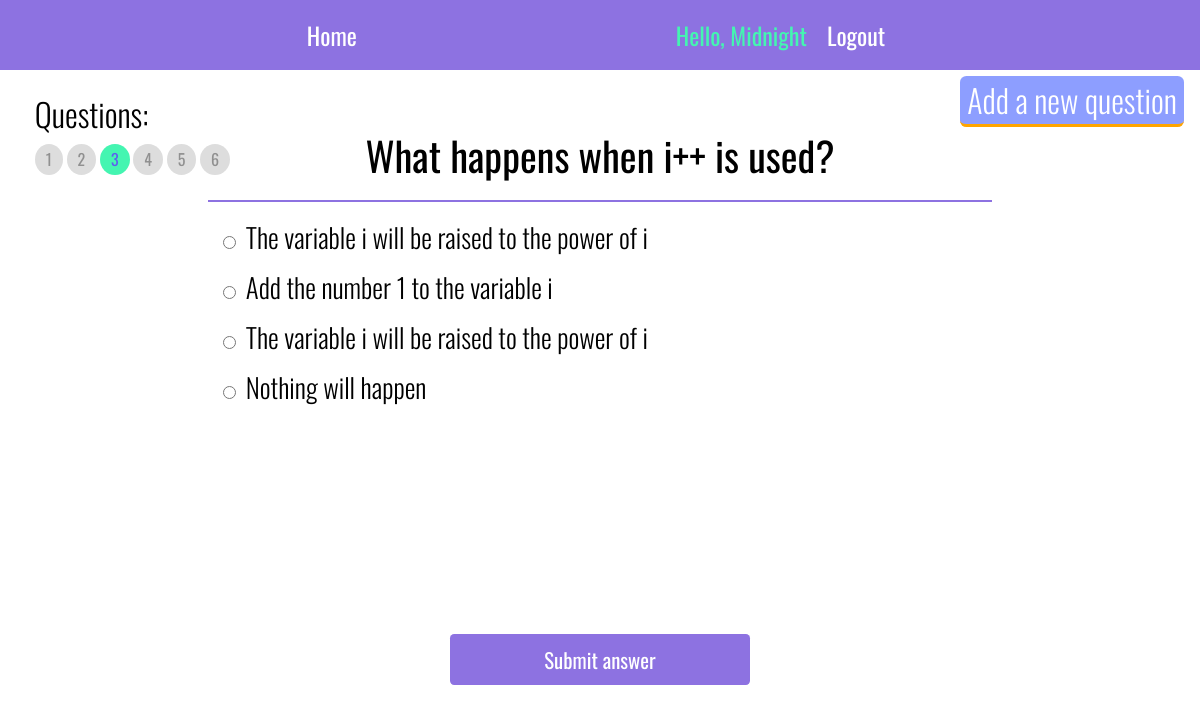
/questions/1/?page=3 (signed in), run on an earlier commit of the app's database.
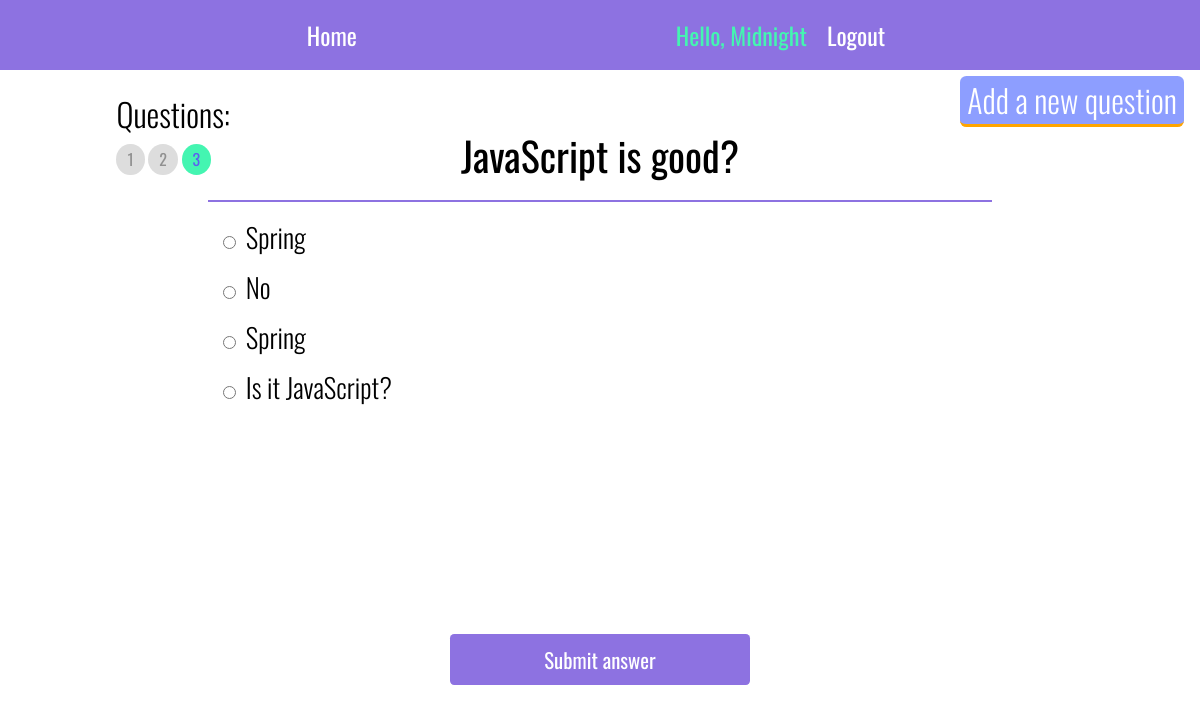
And on a later commit of the database.
### questions/models.py (models this page shows, shortened)
class Question(models.Model):
    question = models.CharField(max_length=250, null=True)
    group = models.ForeignKey(GroupQuestion, on_delete=models.CASCADE, null=True)
    answer = models.CharField(max_length=250, null=True)
    option1 = models.CharField(max_length=250, null=True)
    option2 = models.CharField(max_length=250, null=True)
    option3 = models.CharField(max_length=250, null=True)
    option4 = models.CharField(max_length=250, null=True)

### questions/views.py (the view, shortened to what this page needs)
# urls.py: path('questions/<int:pk>/', QuestionsView.as_view(), name='questions'),
class QuestionsView(LoginRequiredMixin, ListView):
    model = Question
    template_name = 'question_page.html'
    context_object_name = 'questions'
    login_url = 'users:login'
    paginate_by = 1
    def get_queryset(self, *args, **kwargs):
        pk = self.kwargs['pk']
        return Question.objects.filter(group__pk=pk)

### templates/question_page.html (shortened to what this page needs)
{% extends 'base.html' %}
{% block content %}
    <div class="question__list">
        {% if request.user.is_staff %}
            <a class="staff__groups" href="{% url 'add-question' %}" class="staff__link">Add a new question</a>
        {% endif %}
        {% include 'include/pagination.html' %}
        <form action="" method="POST" class="question__form">
            {% for question in questions %}
                <div class="question">
                    <div class="question__title">{{ question.question }}</div>
                    <div class="question__options">
                        <div class="form__check">
                            <input type="radio" class="question__option" value="option1" id="radio1">
                            <label for="radio1" class="form__label">
                                {{ question.option3 }}
                            </label>
                        </div>
                        <div class="form__check">
                            <input type="radio" class="question__option" value="option2" id="radio2">
                            <label for="radio2" class="form__label">
                                {{ question.option2 }}
                            </label>
                        </div>
                        <div class="form__check">
                            <input type="radio" class="question__option" value="option3" id="radio3">
                            <label for="radio3" class="form__label">
                                {{ question.option3 }}
                            </label>
                        </div>
                        <div class="form__check">
                            <input type="radio" class="question__option" value="option4" id="radio4">
                            <label for="radio4" class="form__label">
                                {{ question.option4 }}
                            </label>
                        </div>
                    </div>
                {% endfor %}
            </div>
        <button type="submit" class="btn">Submit answer</button>
        </form>
    </div>
{% endblock %}

What changed in the data, as far as the page shows it:
removed Question: question "What happens when i++ is used?", option3 "The variable i will be raised to the power of i", option2 "Add the number 1 to the variable i", option4 "Nothing will happen"
now on this page (row edited): Question: question "JavaScript is good?", option3 "Spring", option2 "No", option4 "Is it JavaScript?"
Also different on the page:
list line gone: "4"
list line gone: "5"
list line gone: "6"
